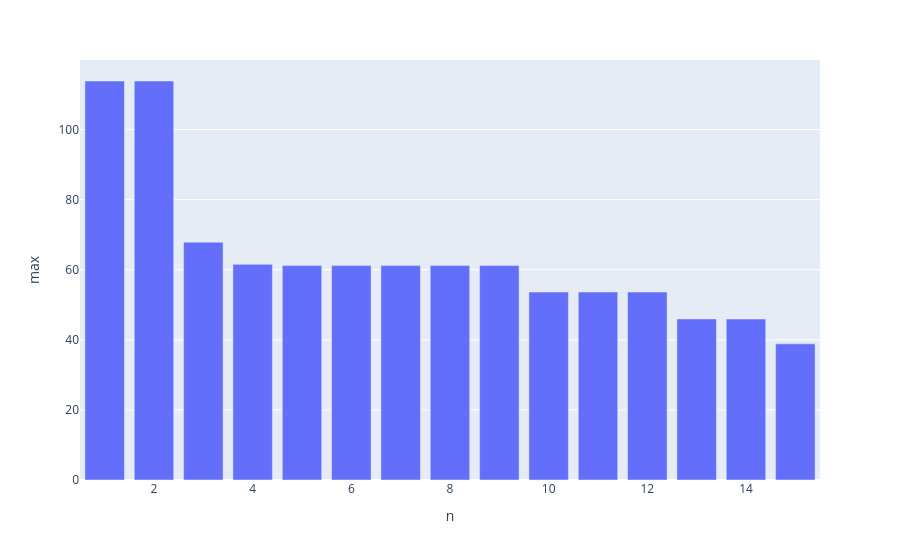

Notebook cell for this chart:
### Code cell
px.bar(result_df_comparison, x="n", y="max")

### Figure 1 — Plotly figure (JSON) as saved in the notebook; plotly's stock layout.template omitted (floating-point values rounded to 4 significant figures)
{"data": [{"hovertemplate": "n=%{x}<br>max=%{y}<extra></extra>", "legendgroup": "", "marker": {"color": "#636efa", "pattern": {"shape": ""}}, "name": "", "orientation": "v", "showlegend": false, "textposition": "auto", "type": "bar", "x": [4, 5, 6, 7, 8, 9, 10, 11, 12, 13, 14, 15, 1, 2, 3], "xaxis": "x", "y": [61.53, 61.18, 61.18, 61.18, 61.18, 61.18, 53.63, 53.63, 53.63, 45.97, 45.93, 38.85, 113.8, 113.8, 67.85], "yaxis": "y"}], "layout": {"barmode": "relative", "legend": {"tracegroupgap": 0}, "margin": {"t": 60}, "xaxis": {"anchor": "y", "domain": [0.0, 1.0], "title": {"text": "n"}}, "yaxis": {"anchor": "x", "domain": [0.0, 1.0], "title": {"text": "max"}}}}
